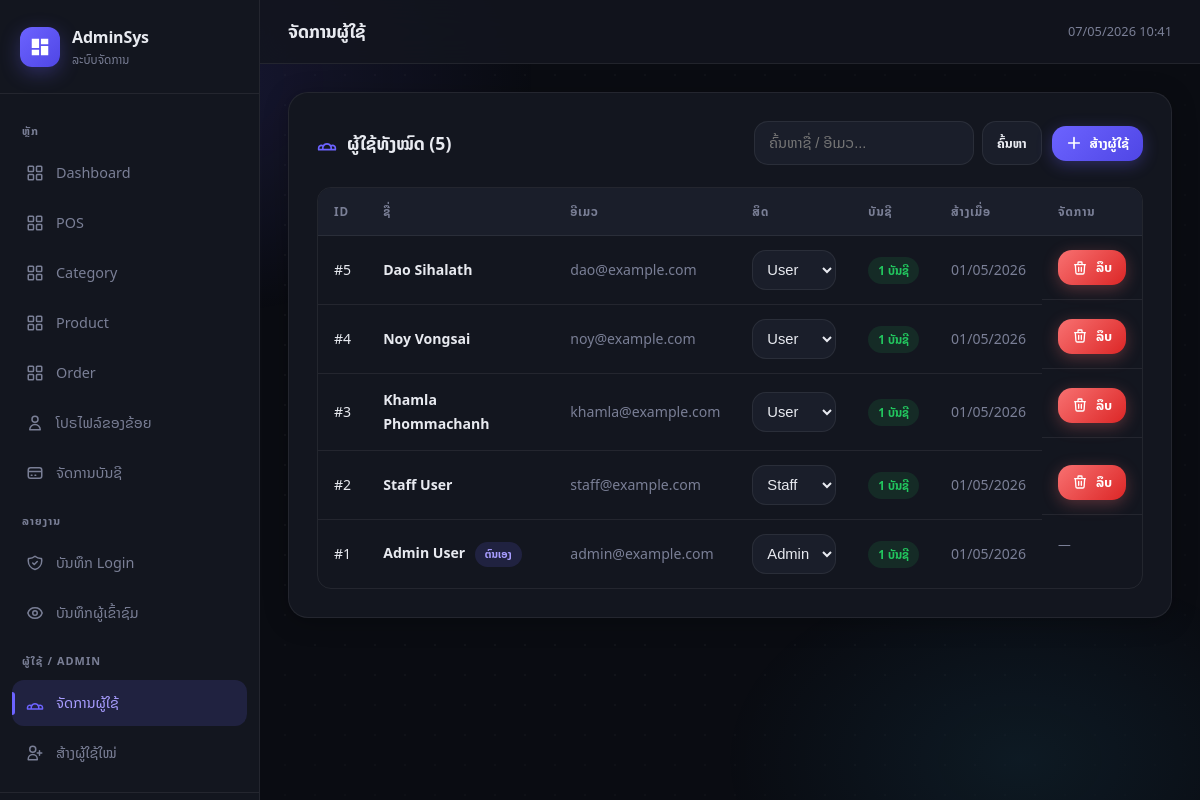
The app's page /src/users/index.php (signed in) with its own data.
### tables this page shows
create table users (
    id int auto_increment primary key,
    name varchar(255) not null,
    email varchar(255) not null,
    password varchar(255) not null,
    role varchar(10) not null default 'user',  
    last_seen timestamp default current_timestamp,
    created_at timestamp default current_timestamp,
    updated_at timestamp default current_timestamp
);

### src/users/index.php (the view, shortened to what this page needs)
<?php
require_once __DIR__ . '/../../config/database.php';
$search = $_GET['s'] ?? '';
if ($search) {
    $s = '%' . $conn->real_escape_string($search) . '%';
    $users_result = $conn->query("SELECT u.*, (SELECT COUNT(*) FROM accounts WHERE user_id=u.id) AS acc_count FROM users u WHERE u.name LIKE '$s' OR u.email LIKE '$s' ORDER BY u.id DESC");
} else {
    $users_result = $conn->query("SELECT u.*, (SELECT COUNT(*) FROM accounts WHERE user_id=u.id) AS acc_count FROM users u ORDER BY u.id DESC");
}
$total_users = $users_result->num_rows;
require_once __DIR__ . '/../../includes/layout/header.php';
?>
<div class="card">
    <div class="card-header">
        <div class="card-title">
            <svg fill="none" stroke="currentColor" stroke-width="2" viewBox="0 0 24 24">
                <path stroke-linecap="round" stroke-linejoin="round" d="M17 20h5v-2a3 3 0 00-5.356-1.857M17 20H7m10 0v-2c0-.656-.126-1.283-.356-1.857M7 20H2v-2a3 3 0 015.356-1.857M7 20v-2c0-.656.126-1.283.356-1.857m0 0a5.002 5.002 0 019.288 0"/>
            </svg>
            ຜູ້ໃຊ້ທັງໝົດ (<?= $total_users ?>)
        </div>
        <div style="display:flex;gap:10px;align-items:center;">
            <form method="GET" style="display:flex;gap:8px;">
                <input type="text" name="s" value="<?= htmlspecialchars($search) ?>"
                       placeholder="ຄົ້ນຫາຊື່ / ອີເມວ..."
                       style="width:220px;padding:9px 14px;">
                <button type="submit" class="btn btn-secondary btn-sm">ຄົ້ນຫາ</button>
            </form>
            <a href="/src/register/index.php" class="btn btn-primary btn-sm">
                <svg width="14" height="14" fill="none" stroke="currentColor" stroke-width="2.5" viewBox="0 0 24 24">
                    <path stroke-linecap="round" stroke-linejoin="round" d="M12 4v16m8-8H4"/>
                </svg>
                ສ້າງຜູ້ໃຊ້
            </a>
        </div>
    </div>
    <div class="table-wrapper">
        <table>
            <thead>
                <tr>
                    <th>ID</th><th>ຊື່</th><th>ອີເມວ</th>
                    <th>ສິດ</th><th>ບັນຊີ</th><th>ສ້າງເມື່ອ</th><th>ຈັດການ</th>
                </tr>
            </thead>
            <tbody>
                <?php while ($u = $users_result->fetch_assoc()): ?>
                <tr>
                    <td>#<?= $u['id'] ?></td>
                    <td>
                        <strong><?= htmlspecialchars($u['name']) ?></strong>
                        <?php if ($u['id'] == $_SESSION['user_id']): ?>
                            <span class="badge badge-accent" style="margin-left:6px;font-size:0.65rem;">ຕົນເອງ</span>
                        <?php endif; ?>
                    </td>
                    <td style="color:var(--text-muted);"><?= htmlspecialchars($u['email']) ?></td>
                    <td>
                        <form method="POST" style="display:flex;gap:6px;align-items:center;">
                            <select name="role" style="padding:6px 10px;width:auto;" onchange="this.form.submit()">
                                <option value="user"  <?= $u['role']==='user'  ?'selected':'' ?>>User</option>
                                <option value="staff" <?= $u['role']==='staff' ?'selected':'' ?>>Staff</option>
                                <option value="admin" <?= $u['role']==='admin' ?'selected':'' ?>>Admin</option>
                            </select>
                        </form>
                    </td>
                    <td>
                        <span class="badge badge-<?= $u['acc_count'] > 0 ? 'success' : 'muted' ?>">
                            <?= $u['acc_count'] ?> ບັນຊີ
                        </span>
                    </td>
                    <td style="color:var(--text-muted);white-space:nowrap;"><?= date('d/m/Y', strtotime($u['created_at'])) ?></td>
                    <td class="actions">
                        <?php if ($u['id'] != $_SESSION['user_id']): ?>
                        <form method="POST" onsubmit="return confirm('ລຶບຜູ້ໃຊ້ <?= htmlspecialchars(addslashes($u['name'])) ?>?')">
                            <button type="submit" class="btn btn-danger btn-sm">
                                <svg width="14" height="14" fill="none" stroke="currentColor" stroke-width="2" viewBox="0 0 24 24">
                                    <path stroke-linecap="round" stroke-linejoin="round" d="M19 7l-.867 12.142A2 2 0 0116.138 21H7.862a2 2 0 01-1.995-1.858L5 7m5 4v6m4-6v6m1-10V4a1 1 0 00-1-1h-4a1 1 0 00-1 1v3M4 7h16"/>
                                </svg>
                                ລຶບ
                            </button>
                        </form>
                        <?php else: ?>
                        <span style="color:var(--text-muted);font-size:0.8rem;">—</span>
                        <?php endif; ?>
                    </td>
                </tr>
                <?php endwhile; ?>
            </tbody>
        </table>
    </div>
</div>
<?php
require_once __DIR__ . '/../../includes/layout/footer.php';
?>

### assets/css/admin.css (style rules this page uses)
*, *::before, *::after { box-sizing: border-box; margin: 0; padding: 0; }
:root { --bg: #0a0c12; --surface: #13161f; --surface-2: #1a1e2a; --border: rgba(255,255,255,0.07); --accent: #6c63ff; --accent-dark: #4f46e5; --accent-glow: rgba(108,99,255,0.30); --accent-light:#a89dff; --text: #e8eaf0; --text-muted: #7a7f96; --success: #22c55e; --success-bg: rgba(34,197,94,0.12); --error: #f87171; --error-bg: rgba(248,113,113,0.12); --warning: #fbbf24; --info: #38bdf8; --radius: 14px; --radius-lg: 20px; --sidebar-w: 260px; --topbar-h: 64px; --transition: 0.2s ease; }
body { background: var(--bg); color: var(--text); font-family: 'Noto Sans Lao', system-ui, sans-serif; min-height: 100vh; display: flex; overflow-x: hidden; }
body::before { content: ''; position: fixed; top: -20%; left: -15%; width: 60%; height: 60%; background: radial-gradient(ellipse, rgba(108,99,255,0.14) 0%, transparent 70%); pointer-events: none; animation: floatOrb 10s ease-in-out infinite alternate; z-index: 0; }
body::after { content: ''; position: fixed; bottom: -20%; right: -10%; width: 50%; height: 50%; background: radial-gradient(ellipse, rgba(56,189,248,0.08) 0%, transparent 70%); pointer-events: none; animation: floatOrb 14s ease-in-out infinite alternate-reverse; z-index: 0; }
.card { background: var(--surface); border: 1px solid var(--border); border-radius: var(--radius-lg); padding: 28px; margin-bottom: 24px; box-shadow: 0 4px 24px rgba(0,0,0,0.25); position: relative; overflow: hidden; }
.card-header { display: flex; align-items: center; justify-content: space-between; margin-bottom: 22px; }
.card-title { font-size: 1.1rem; font-weight: 600; display: flex; align-items: center; gap: 10px; }
.card-title svg { width: 20px; height: 20px; color: var(--accent); }
.table-wrapper { overflow-x: auto; border-radius: var(--radius); border: 1px solid var(--border); }
table { width: 100%; border-collapse: collapse; }
th, td { padding: 14px 16px; text-align: left; border-bottom: 1px solid var(--border); }
th { background: var(--surface-2); font-size: 0.73rem; font-weight: 700; text-transform: uppercase; letter-spacing: 0.08em; color: var(--text-muted); white-space: nowrap; }
td { font-size: 0.88rem; }
tr:last-child td { border-bottom: none; }
.badge { display: inline-flex; align-items: center; padding: 4px 10px; border-radius: 999px; font-size: 0.72rem; font-weight: 600; white-space: nowrap; }
.badge-success { background: var(--success-bg); color: var(--success); }
.badge-accent { background: rgba(108,99,255,0.15); color: var(--accent-light); }
.btn { display: inline-flex; align-items: center; gap: 8px; padding: 10px 18px; border-radius: var(--radius); font-size: 0.88rem; font-weight: 600; font-family: 'Noto Sans Lao', sans-serif; cursor: pointer; border: none; text-decoration: none; transition: transform var(--transition), box-shadow var(--transition); white-space: nowrap; }
.btn svg { width: 16px; height: 16px; flex-shrink: 0; }
.btn-primary { background: linear-gradient(135deg, var(--accent), var(--accent-dark)); color: white; box-shadow: 0 4px 16px var(--accent-glow); }
.btn-danger { background: linear-gradient(135deg, var(--error), #dc2626); color: white; box-shadow: 0 4px 16px rgba(248,113,113,0.3); }
.btn-secondary { background: var(--surface-2); color: var(--text); border: 1px solid var(--border); }
.btn-sm { padding: 7px 14px; font-size: 0.8rem; }
input[type="text"], input[type="number"], input[type="email"], input[type="password"], select { width: 100%; padding: 12px 16px; background: var(--surface-2); border: 1px solid var(--border); border-radius: var(--radius); color: var(--text); font-family: 'Noto Sans Lao', sans-serif; font-size: 0.92rem; outline: none; transition: border-color var(--transition), box-shadow var(--transition); }
.actions { display: flex; gap: 8px; }

### records on screen
users: id "5", name "Dao Sihalath", email "dao@example.com", role "User", acc_count "1", created_at "01/05/2026"
users: id "4", name "Noy Vongsai", email "noy@example.com", role "User", acc_count "1", created_at "01/05/2026"
users: id "3", name "Khamla Phommachanh", email "khamla@example.com", role "User", acc_count "1", created_at "01/05/2026"
users: id "2", name "Staff User", email "staff@example.com", role "Staff", acc_count "1", created_at "01/05/2026"
users: id "1", name "Admin User", shows "ຕົນເອງ", email "admin@example.com", role "Admin", acc_count "1", created_at "01/05/2026"

### other values on screen
$page_title "ຈັດການຜູ້ໃຊ້"
$total_users "5"
